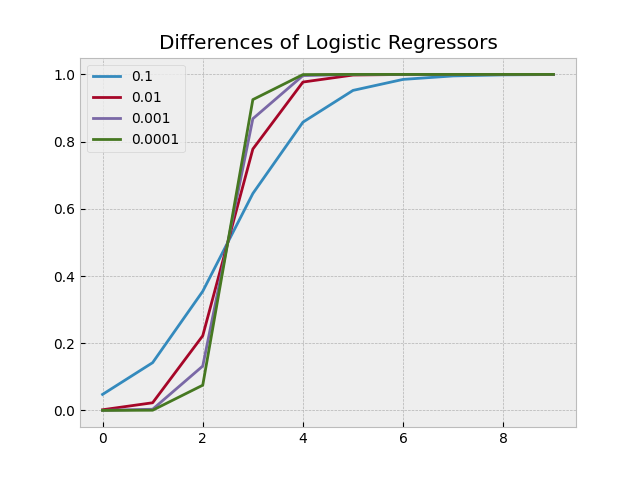

Source code (Python):
import sys
sys.path.append('src')
from logistic_regressor import LogisticRegressor
from dataframe import DataFrame
import matplotlib.pyplot as plt
# from gradient_descent import GradienDesecnt


df = DataFrame.from_array(
    [[1,0],
    [2,0],
    [3,0],
    [2,1],
    [3,1],
    [4,1]],
    columns = ['x', 'y'])
  
arr_01 = df.to_array().copy()
arr_001 = df.to_array().copy()
arr_0001 = df.to_array().copy()
arr_00001 = df.to_array().copy()

for row in arr_01:
  if row[1] == 0:
    row[1] = 0.1
  elif row[1] == 1:
    row[1] = 0.9

for row in arr_001:
  if row[1] == 0:
    row[1] = 0.01
  elif row[1] == 1:
    row[1] = 0.99

for row in arr_0001:
  if row[1] == 0:
    row[1] = 0.001
  elif row[1] == 1:
    row[1] = 0.999

for row in arr_00001:
  if row[1] == 0:
    row[1] = 0.0001
  elif row[1] == 1:
    row[1] = 0.9999
  



df_01 = DataFrame.from_array(arr_01, columns = ['x', 'y'])
df_001 = DataFrame.from_array(arr_001, columns = ['x', 'y'])
df_0001 = DataFrame.from_array(arr_0001, columns = ['x', 'y'])
df_00001 = DataFrame.from_array(arr_00001, columns = ['x', 'y'])

regressor_list = [LogisticRegressor(df_01, 'y', 1), LogisticRegressor(df_001, 'y', 1), LogisticRegressor(df_0001, 'y', 1), LogisticRegressor(df_00001, 'y', 1)]


plt.style.use('bmh')
for regressor in regressor_list:
  x_vals = []
  y_vals = []
  for x in range(10):
    x_vals.append(x)
    y_vals.append(regressor.predict({'x': x}))
  plt.plot(x_vals, y_vals)

plt.legend(['0.1', '0.01', '0.001', '0.0001'])
plt.title('Differences of Logistic Regressors')
plt.savefig('analysis/logistic_issues.png')


plt.clf()
plt.style.use('bmh')
x_vals = []
y_vals = []
plt.legend()
for num in range(20):
  x_vals.append(num)
  y_vals.append(2.7911 - 1.1165*num)

plt.plot(x_vals, y_vals)

plt.title('True Logistic Regressors')
plt.savefig('analysis/logistic_issues_solved.png')
